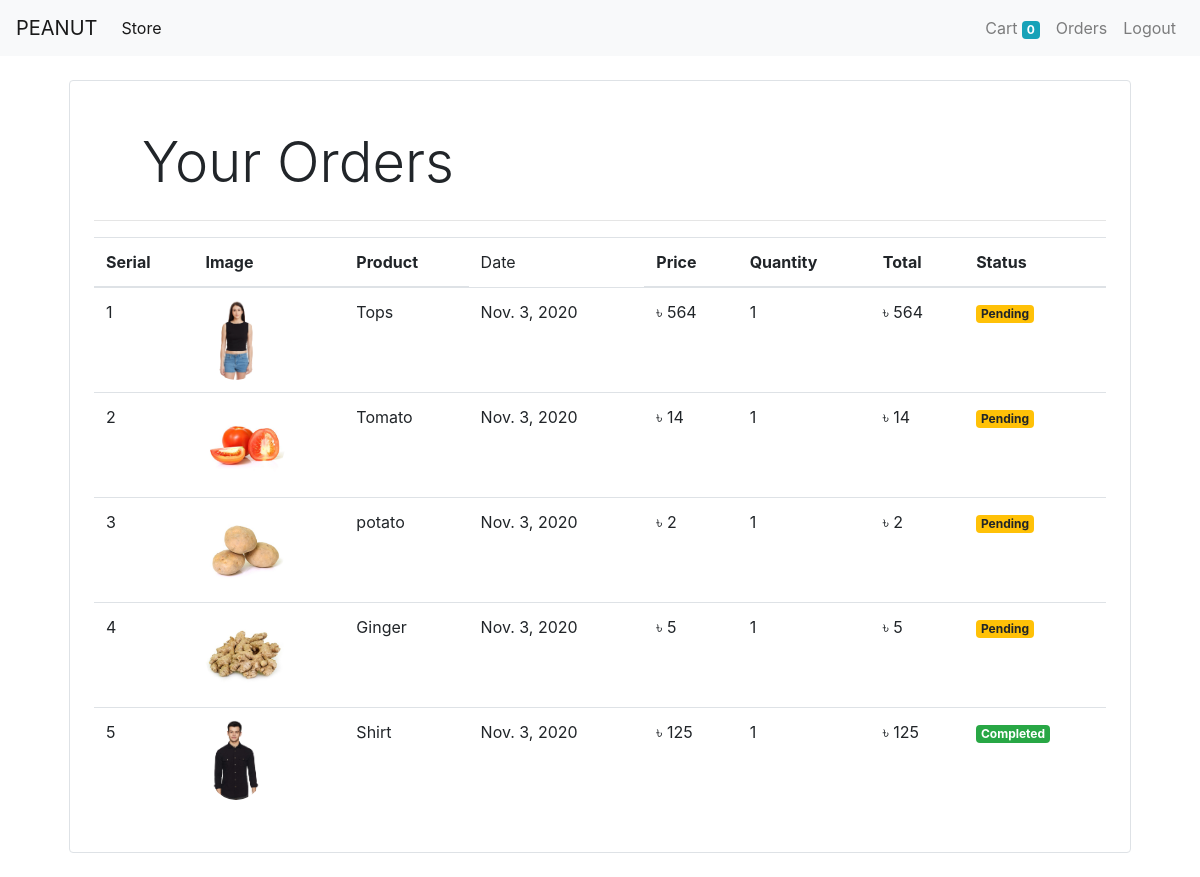
The page /orders (signed in) on the database its author committed.
### store/models/orders.py (models this page shows, shortened)
class Order(models.Model):
    product = models.ForeignKey(Product,
                                on_delete=models.CASCADE)
    customer = models.ForeignKey(Customer,
                                 on_delete=models.CASCADE)
    quantity = models.IntegerField(default=1)
    price = models.IntegerField()
    address = models.CharField(max_length=200, default='', blank=True)
    phone = models.CharField(max_length=50, default='')
    date = models.DateField(default=datetime.datetime.now())
    status = models.BooleanField(default=False)
    @staticmethod
    def get_orders_by_customer(customer_id):
        return Order.objects.filter(customer=customer_id).order_by('status')

### store/models/product.py (models this page shows, shortened)
class Product(models.Model):
    name = models.CharField(max_length=50)
    price= models.IntegerField(default=0)
    category = models.ForeignKey(Category, on_delete=models.CASCADE, default=1)
    description = models.CharField(max_length=200, default='', null=True, blank=True)
    image = models.ImageField(upload_to='uploads/products/')

### store/middlewares/auth.py (the view)
    def middleware(request):
        returnUrl = request.META['PATH_INFO']
        if not request.session.get('customer_id'):
            return redirect(f'login?return_url={returnUrl}')
        response = get_response(request)
        return response
        return response

### store/templatetags/cart.py (called while the page is built)
@register.filter(name='multiply')
def multiply(number, number1):
    return number * number1

### store/templatetags/custom_filter.py (called while the page is built)
@register.filter(name='currency')
def currency(number):
    return "৳ "+str(number)

### store/views/orders.py (called while the page is built)
    def get(self, request):
        customer = request.session.get('customer_id')
        orders = Order.get_orders_by_customer(customer)
        return render(request, 'orders.html', {'orders': orders})

### store/templates/orders.html
{% extends 'base.html' %}
{% block content %}
{% load cart %}
{% load custom_filter %}
<div class="container">
<div class="border rounded p-4 m-4">
    <p class="display-4 pl-4 m-4">Your Orders</p>
    <hr>
    <table class="table">
        <thead>
            <tr>
                <th>Serial</th>
                <th>Image</th>
                <th>Product</th>
                <td>Date</td>
                <th>Price</th>
                <th>Quantity</th>
                <th>Total</th>
                <th>Status</th>
            </tr>
        </thead>
        <tbody>
            {% for order in orders %}
            <tr>
                <td>{{ forloop.counter }}</td>
                <td><img style="height: 80px;" class="rounded-circle" src="{{ order.product.image.url }}" alt=""></td>
                <td>{{ order.product.name }}</td>
                <td>{{ order.date }}</td>
                <td>{{ order.price|currency }}</td>
                <td>{{ order.quantity }}</td>
                <td>{{ order.quantity|multiply:order.price|currency }}</td>
                {% if order.status %}
                <td><small class="badge badge-success">Completed</small> </td>
                {% else %}
                <td><small class="badge badge-warning">Pending</small> </td>
                {% endif %}
            </tr>
            {% endfor %}
        </tbody>
    </table>
</div>
</div>
{% endblock %}

### rows shown on the page
Order: product.image (picture), product.name "Tops", date "Nov. 3, 2020", price "৳ 564", quantity "1", quantity|multiply "৳ 564", status "Pending"
Order: product.image (picture), product.name "Tomato", date "Nov. 3, 2020", price "৳ 14", quantity "1", quantity|multiply "৳ 14", status "Pending"
Order: product.image (picture), product.name "potato", date "Nov. 3, 2020", price "৳ 2", quantity "1", quantity|multiply "৳ 2", status "Pending"
Order: product.image (picture), product.name "Ginger", date "Nov. 3, 2020", price "৳ 5", quantity "1", quantity|multiply "৳ 5", status "Pending"
Order: product.image (picture), product.name "Shirt", date "Nov. 3, 2020", price "৳ 125", quantity "1", quantity|multiply "৳ 125", status "Completed"

### other values the page prints
{{ request.session.cart.keys|length }} "0"
